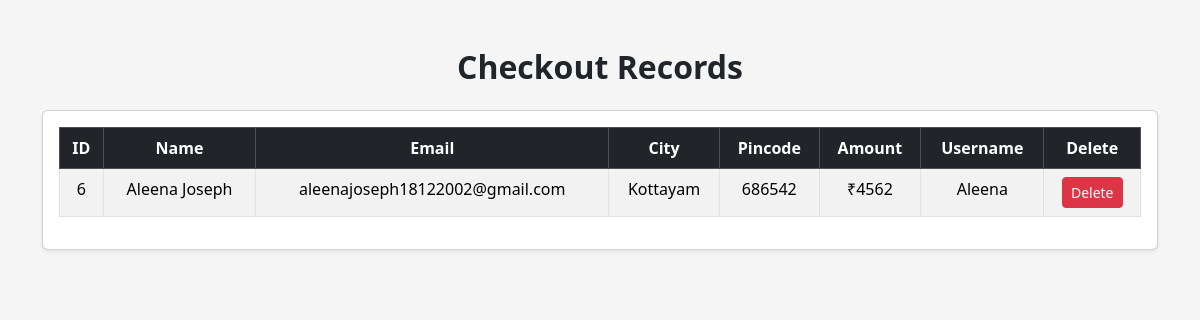
/PoteriaSite/editcheckout/, run on an earlier commit of the app's database.
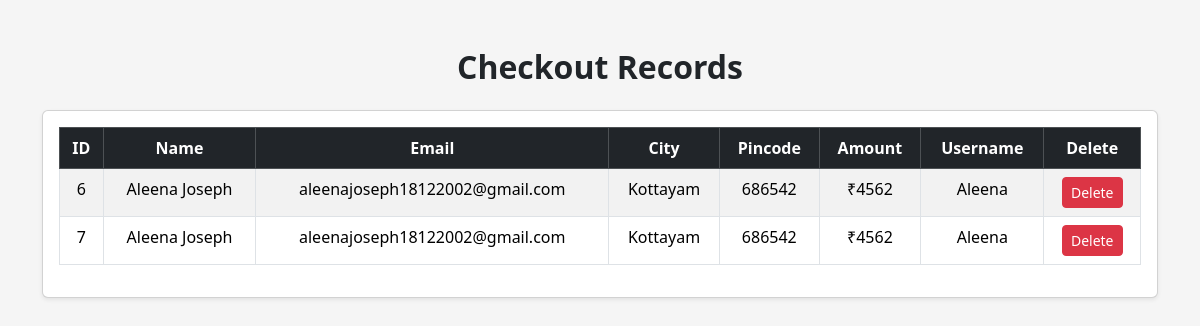
And on a later commit of the database.
### webapp/models.py (models this page shows, shortened)
class Checkoutdb(models.Model):
    Fullame = models.CharField(max_length=30, null=True, blank=True)
    Email = models.EmailField(max_length=30, null=True, blank=True)
    Address = models.CharField(max_length=30, null=True, blank=True)
    City = models.CharField(max_length=30, null=True, blank=True)
    Pincode = models.IntegerField(null=True, blank=True)
    Total_amount = models.IntegerField(null=True, blank=True)
    Checkout_Username = models.CharField(max_length=30, null=True, blank=True)

### webapp/views.py (the view)
# urls.py: path('editcheckout/', views.editcheckout, name="editcheckout"),
def editcheckout(request):
    data = Checkoutdb.objects.all()
    return render(request, "checkoutdisplay.html", {'data': data})

### webapp/templates/checkoutdisplay.html (shortened to what this page needs)
<!DOCTYPE html>
<html lang="en">
{% load static %}
<head>
    <link href="https://cdn.jsdelivr.net/npm/bootstrap@5.3.1/dist/css/bootstrap.min.css" rel="stylesheet">
</head>
<body style="background:#f5f5f5">
<div class="container mt-5">
    <h2 class="text-center fw-bold mb-4">Checkout Records</h2>
    <div class="card shadow-sm">
        <div class="card-body">
            <table class="table table-bordered table-striped text-center">
                <thead class="table-dark">
                <tr>
                    <th>ID</th>
                    <th>Name</th>
                    <th>Email</th>
                    <th>City</th>
                    <th>Pincode</th>
                    <th>Amount</th>
                    <th>Username</th>
                    <th>Delete</th>
                </tr>
                </thead>
                <tbody>
                {% for i in data %}
                <tr>
                    <td>{{ i.id }}</td>
                    <td>{{ i.Fullame }}</td>
                    <td>{{ i.Email }}</td>
                    <td>{{ i.City }}</td>
                    <td>{{ i.Pincode }}</td>
                    <td>₹{{ i.Total_amount }}</td>
                    <td>{{ i.Checkout_Username }}</td>
                    <td>
                        <a href="{% url 'deletecheckout' d_id=i.id %}"
                           class="btn btn-danger btn-sm"
                           onclick="return confirm('Are you sure you want to delete this checkout entry?');">
                            Delete
                        </a>
                    </td>
                </tr>
                {% empty %}
                <tr>
                    <td colspan="8" class="text-muted">No checkout records found.</td>
                </tr>
                {% endfor %}
                </tbody>
            </table>
        </div>
    </div>
</div>
</body>
</html>

What changed in the data, as far as the page shows it:
added Checkoutdb: id "7", Fullame "Aleena Joseph", Email "aleenajoseph18122002@gmail.com", City "Kottayam", Pincode "686542", Total_amount "4562", Checkout_Username "Aleena"
